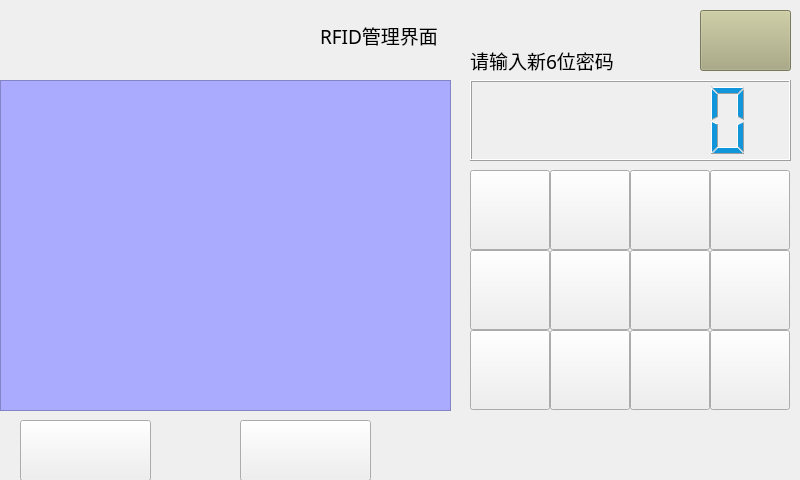
<?xml version="1.0" encoding="UTF-8"?>
<ui version="4.0">
 <class>change_rfid</class>
 <widget class="QWidget" name="change_rfid">
  <property name="geometry">
   <rect>
    <x>0</x>
    <y>0</y>
    <width>800</width>
    <height>480</height>
   </rect>
  </property>
  <property name="windowTitle">
   <string>Form</string>
  </property>
  <widget class="QTextEdit" name="rfidedit">
   <property name="geometry">
    <rect>
     <x>0</x>
     <y>80</y>
     <width>451</width>
     <height>331</height>
    </rect>
   </property>
   <property name="minimumSize">
    <size>
     <width>20</width>
     <height>20</height>
    </size>
   </property>
   <property name="styleSheet">
    <string notr="true">background-color: rgb(170, 170, 255);</string>
   </property>
  </widget>
  <widget class="QLabel" name="label_2">
   <property name="geometry">
    <rect>
     <x>470</x>
     <y>30</y>
     <width>231</width>
     <height>61</height>
    </rect>
   </property>
   <property name="font">
    <font>
     <family>Agency FB</family>
     <pointsize>14</pointsize>
    </font>
   </property>
   <property name="text">
    <string>请输入新6位密码</string>
   </property>
  </widget>
  <widget class="QLabel" name="label">
   <property name="geometry">
    <rect>
     <x>320</x>
     <y>20</y>
     <width>171</width>
     <height>31</height>
    </rect>
   </property>
   <property name="font">
    <font>
     <family>Agency FB</family>
     <pointsize>14</pointsize>
    </font>
   </property>
   <property name="text">
    <string>RFID管理界面</string>
   </property>
  </widget>
  <widget class="QPushButton" name="n7">
   <property name="geometry">
    <rect>
     <x>470</x>
     <y>330</y>
     <width>80</width>
     <height>80</height>
    </rect>
   </property>
   <property name="minimumSize">
    <size>
     <width>20</width>
     <height>20</height>
    </size>
   </property>
   <property name="text">
    <string/>
   </property>
  </widget>
  <widget class="QPushButton" name="n8">
   <property name="geometry">
    <rect>
     <x>550</x>
     <y>330</y>
     <width>80</width>
     <height>80</height>
    </rect>
   </property>
   <property name="minimumSize">
    <size>
     <width>20</width>
     <height>20</height>
    </size>
   </property>
   <property name="text">
    <string/>
   </property>
  </widget>
  <widget class="QPushButton" name="n2">
   <property name="geometry">
    <rect>
     <x>550</x>
     <y>170</y>
     <width>80</width>
     <height>80</height>
    </rect>
   </property>
   <property name="minimumSize">
    <size>
     <width>20</width>
     <height>20</height>
    </size>
   </property>
   <property name="text">
    <string/>
   </property>
  </widget>
  <widget class="QPushButton" name="ncl">
   <property name="geometry">
    <rect>
     <x>710</x>
     <y>250</y>
     <width>80</width>
     <height>80</height>
    </rect>
   </property>
   <property name="minimumSize">
    <size>
     <width>20</width>
     <height>20</height>
    </size>
   </property>
   <property name="text">
    <string/>
   </property>
  </widget>
  <widget class="QPushButton" name="n4">
   <property name="geometry">
    <rect>
     <x>470</x>
     <y>250</y>
     <width>80</width>
     <height>80</height>
    </rect>
   </property>
   <property name="minimumSize">
    <size>
     <width>20</width>
     <height>20</height>
    </size>
   </property>
   <property name="text">
    <string/>
   </property>
  </widget>
  <widget class="QPushButton" name="n5">
   <property name="geometry">
    <rect>
     <x>550</x>
     <y>250</y>
     <width>80</width>
     <height>80</height>
    </rect>
   </property>
   <property name="minimumSize">
    <size>
     <width>20</width>
     <height>20</height>
    </size>
   </property>
   <property name="text">
    <string/>
   </property>
  </widget>
  <widget class="QPushButton" name="n9">
   <property name="geometry">
    <rect>
     <x>630</x>
     <y>330</y>
     <width>80</width>
     <height>80</height>
    </rect>
   </property>
   <property name="minimumSize">
    <size>
     <width>20</width>
     <height>20</height>
    </size>
   </property>
   <property name="text">
    <string/>
   </property>
  </widget>
  <widget class="QPushButton" name="n3">
   <property name="geometry">
    <rect>
     <x>630</x>
     <y>170</y>
     <width>80</width>
     <height>80</height>
    </rect>
   </property>
   <property name="minimumSize">
    <size>
     <width>20</width>
     <height>20</height>
    </size>
   </property>
   <property name="text">
    <string/>
   </property>
  </widget>
  <widget class="QPushButton" name="n0">
   <property name="geometry">
    <rect>
     <x>710</x>
     <y>170</y>
     <width>80</width>
     <height>80</height>
    </rect>
   </property>
   <property name="minimumSize">
    <size>
     <width>20</width>
     <height>20</height>
    </size>
   </property>
   <property name="text">
    <string/>
   </property>
  </widget>
  <widget class="QPushButton" name="n1">
   <property name="geometry">
    <rect>
     <x>470</x>
     <y>170</y>
     <width>80</width>
     <height>80</height>
    </rect>
   </property>
   <property name="minimumSize">
    <size>
     <width>20</width>
     <height>20</height>
    </size>
   </property>
   <property name="text">
    <string/>
   </property>
  </widget>
  <widget class="QPushButton" name="n6">
   <property name="geometry">
    <rect>
     <x>630</x>
     <y>250</y>
     <width>80</width>
     <height>80</height>
    </rect>
   </property>
   <property name="minimumSize">
    <size>
     <width>20</width>
     <height>20</height>
    </size>
   </property>
   <property name="text">
    <string/>
   </property>
  </widget>
  <widget class="QPushButton" name="nok">
   <property name="geometry">
    <rect>
     <x>710</x>
     <y>330</y>
     <width>80</width>
     <height>80</height>
    </rect>
   </property>
   <property name="minimumSize">
    <size>
     <width>20</width>
     <height>20</height>
    </size>
   </property>
   <property name="text">
    <string/>
   </property>
  </widget>
  <widget class="QLCDNumber" name="lcdNumber">
   <property name="geometry">
    <rect>
     <x>470</x>
     <y>80</y>
     <width>321</width>
     <height>81</height>
    </rect>
   </property>
   <property name="styleSheet">
    <string notr="true">color: rgb(18, 150, 219);</string>
   </property>
   <property name="digitCount">
    <number>6</number>
   </property>
   <property name="mode">
    <enum>QLCDNumber::Oct</enum>
   </property>
  </widget>
  <widget class="QPushButton" name="addexit">
   <property name="geometry">
    <rect>
     <x>700</x>
     <y>10</y>
     <width>91</width>
     <height>61</height>
    </rect>
   </property>
   <property name="styleSheet">
    <string notr="true">background-color: rgb(170, 170, 127);</string>
   </property>
   <property name="text">
    <string/>
   </property>
  </widget>
  <widget class="QLabel" name="back">
   <property name="geometry">
    <rect>
     <x>0</x>
     <y>0</y>
     <width>800</width>
     <height>480</height>
    </rect>
   </property>
   <property name="text">
    <string/>
   </property>
  </widget>
  <widget class="QPushButton" name="card">
   <property name="geometry">
    <rect>
     <x>20</x>
     <y>420</y>
     <width>131</width>
     <height>61</height>
    </rect>
   </property>
   <property name="minimumSize">
    <size>
     <width>20</width>
     <height>20</height>
    </size>
   </property>
   <property name="text">
    <string/>
   </property>
  </widget>
  <widget class="QPushButton" name="password">
   <property name="geometry">
    <rect>
     <x>240</x>
     <y>420</y>
     <width>131</width>
     <height>61</height>
    </rect>
   </property>
   <property name="minimumSize">
    <size>
     <width>20</width>
     <height>20</height>
    </size>
   </property>
   <property name="text">
    <string/>
   </property>
  </widget>
  <zorder>back</zorder>
  <zorder>rfidedit</zorder>
  <zorder>label_2</zorder>
  <zorder>label</zorder>
  <zorder>n7</zorder>
  <zorder>n8</zorder>
  <zorder>n2</zorder>
  <zorder>ncl</zorder>
  <zorder>n4</zorder>
  <zorder>n5</zorder>
  <zorder>n9</zorder>
  <zorder>n3</zorder>
  <zorder>n0</zorder>
  <zorder>n1</zorder>
  <zorder>n6</zorder>
  <zorder>nok</zorder>
  <zorder>lcdNumber</zorder>
  <zorder>addexit</zorder>
  <zorder>card</zorder>
  <zorder>password</zorder>
 </widget>
 <resources/>
 <connections/>
</ui>
